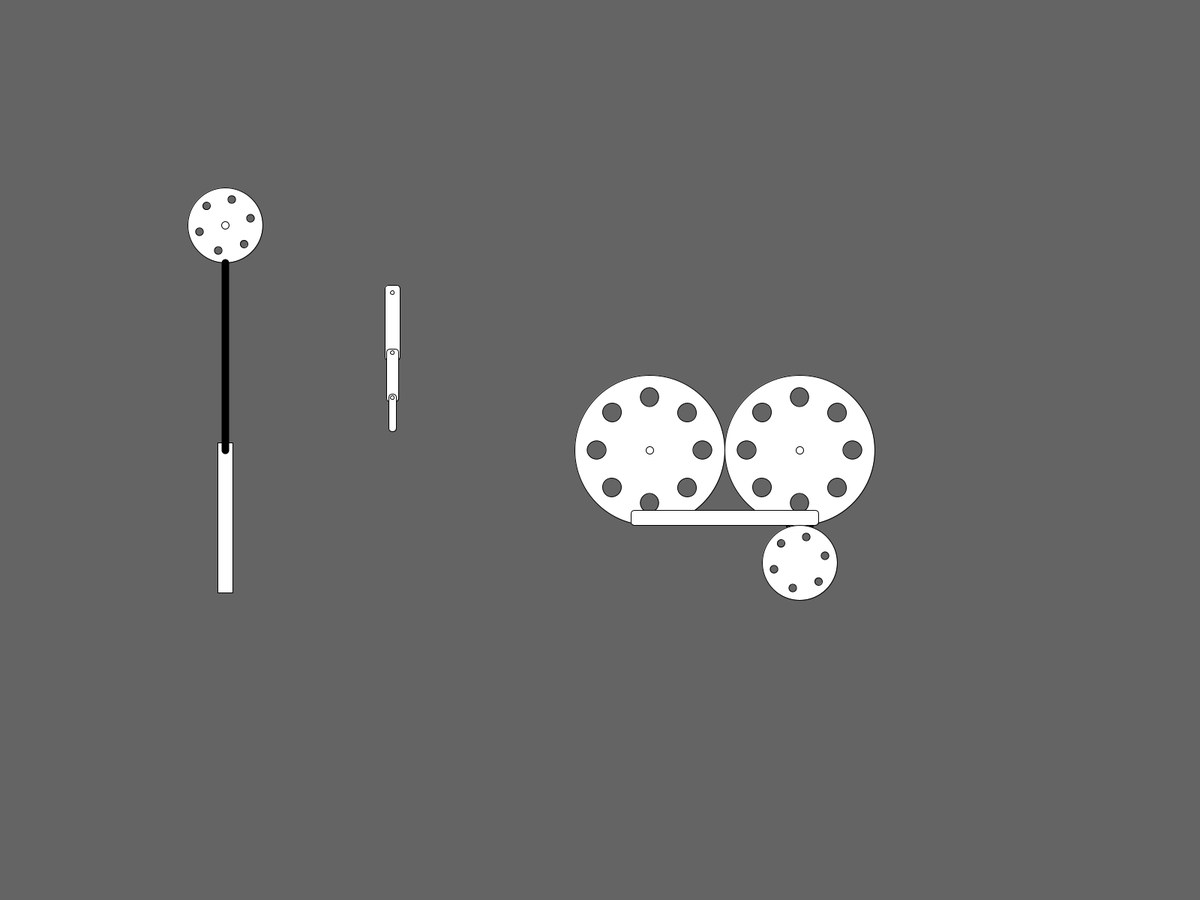
Frame 1 (no input)
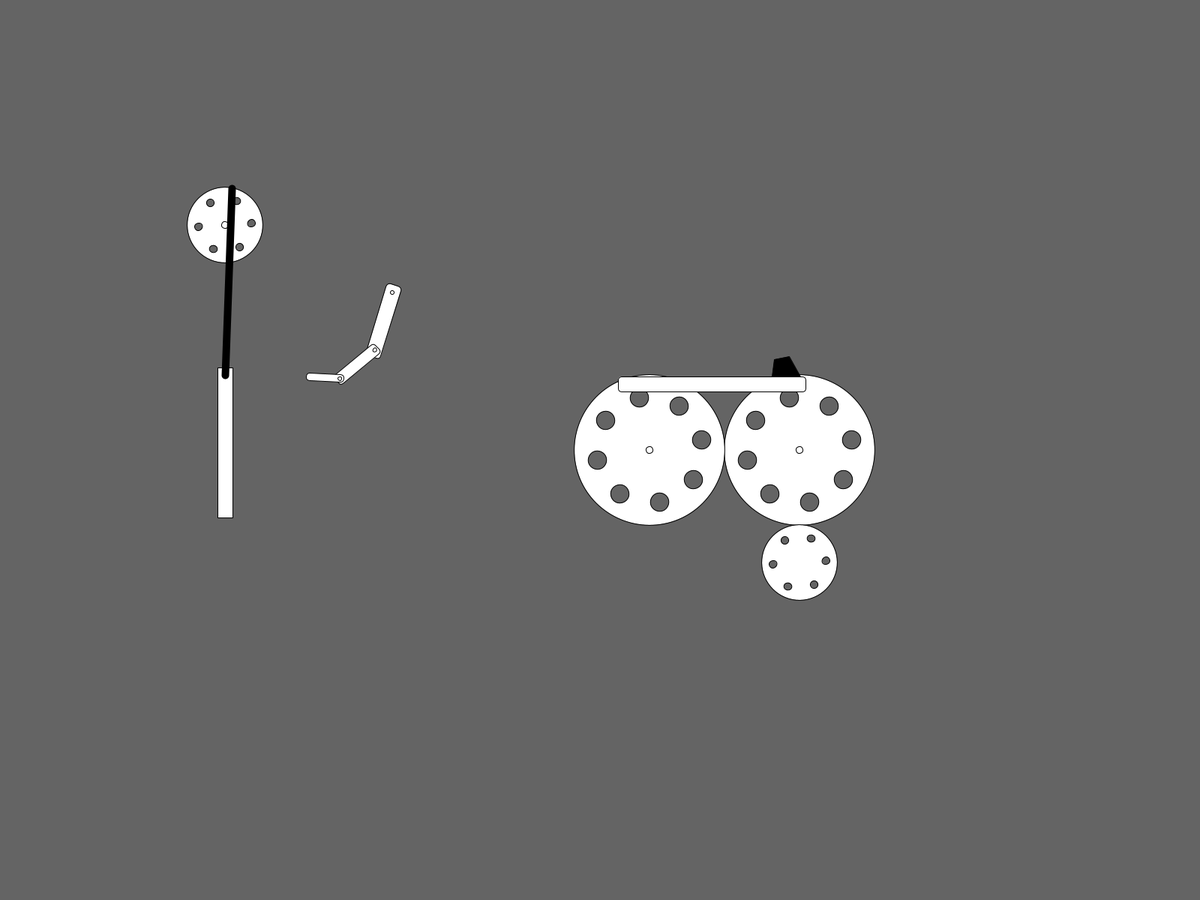
Frame 60 (the mouse pressed at the canvas centre just before this capture)
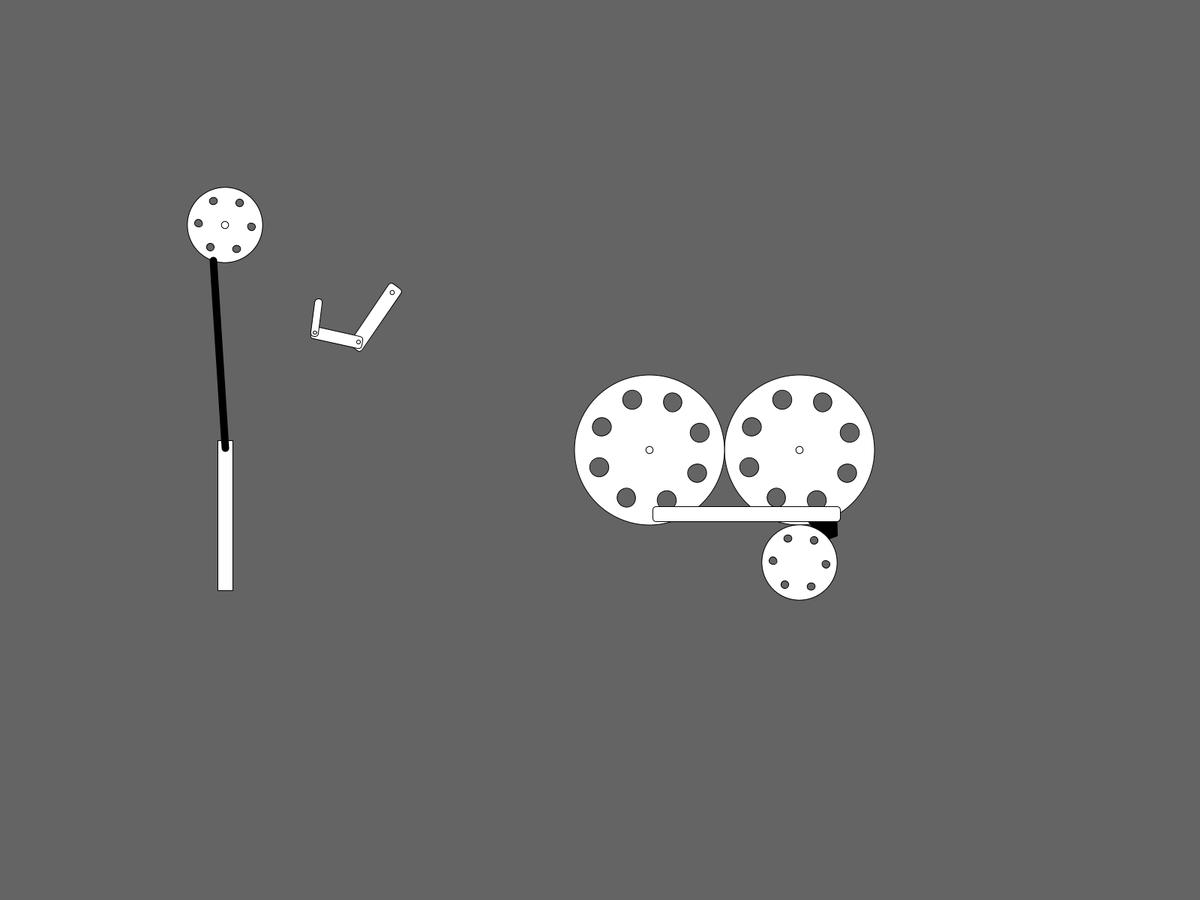
Frame 120 (the mouse held since frame 60 and released just before this capture)

The Processing sketch that drew these frames (run headless with seeded random() and noise(); from frame 60 on, the mouse is pressed at the canvas centre):

// Processing sketch: mechanicalDeviceIllustrations
// ── mechanicalDeviceIllustrations.pde
void setup() {
  //size(800,800);
  fullScreen();
  background(100);
}

int anchorX = -10;
int anchorY = -10;

float angle=0.0;
float speed = 0.005;
int angleDirection =1;

float gAngle=0.0;
float gSpeed = 0.05;
int gAngleDirection = 1;

float aAngle=0.0;
float aSpeed = 0.05;
float aAngleDirection = 1;

void draw() {
  background(100);
  fill(255);
//machine arm
  push();
  
    //move to start position
    translate((width/3)+anchorX, (height/3)+anchorY);
    //rotate(mouseX/100.0);
    rotate(angle);
    //top section
    rect(anchorX, anchorY, 20, 100,5);
    ellipse(0, 0, 5, 5);

    //move middle joint
    translate(0, 80);
    //rotate(mouseX/100.0);
    rotate(angle*2);
  
    //middle section
    rect(-8, -5, 16, 70, 5);
    ellipse(0, 0, 5, 5);

    //move bottom joint
    translate(0, 60);
    //rotate(mouseX/100.0);
    rotate(angle*2.5);
  
    //bottom section
    rect(-5, -5, 10, 50, 5);
    ellipse(0, 0, 5, 5);

  //reset rotations and translations
  pop();
  
  angle+=speed * angleDirection;
  if((angle>QUARTER_PI)|| (angle<(QUARTER_PI*-1))){
    angleDirection *= -1;
  }



//gear
  //move to start position
  push();
    translate(2*(width/3), (height/2));

    push();
      rotate(gAngle);
      ellipse(0,0, 200,200);//main gear

      //main gear details
      gearDetail(8,50,50,25);

      fill(255);
      //pivot point
      ellipse(0,0, 10,10);

      //gear teeth
      push();
        translate(0,115);
        fill(0);
        quad(-20,-20, 20, -20, 10, 10, -10, 10);
        //rect(-10,-10,20,20);
      pop();
  pop();
  
  //big gear #2
    push();
      translate(-200,0);
      rotate(gAngle);
      ellipse(0,0, 200,200);//main gear

      //main gear details
      gearDetail(8,50,50,25);

      fill(255);
      //rect(-10, -10, 200, 20,5);//gear arm
      //pivot point
      ellipse(0,0, 10,10);
    pop();
  
  //gear arm
  push();
    //translate((mouseX/100.0),(mouseX/100.0));
    int tX = int(map(sin(gAngle),-1.0, 1.0,90,-90));
    int tY = int(map(cos(gAngle),-1.0, 1.0,-90,90));

    translate(tX,tY);

    rect(-225, -10, 250, 20,5);//gear arm
  pop();
  
    //2nd gear
    push();
      translate(0,150);
      rotate(gAngle*-1.0);
      ellipse(0,0,100,100);
      gearDetail(6,25,25,10);
    pop();
  pop();
  
  gAngle+=gSpeed * gAngleDirection;
  if((gAngle>TWO_PI) || (gAngle<(TWO_PI*-1))){
    gAngleDirection *= -1;
  }
  
  
  


//standalone gear arm2
  push();
    translate(300,300);
  
    push();
      //translate(0,150);
      rotate(aAngle*-1);
      ellipse(0,0,100,100);
      ellipse(0,0,10,10);
      gearDetail(6,25,25,10);
    pop();
  
    int aX = int(map(sin(aAngle),-1.0, 1.0,-50,50));
    int aY = int(map(cos(aAngle),-1.0, 1.0,-50,50));

    //translate(aX,aY);
  rect(-10,map(cos(aAngle),-1.0,1.0,200,300)-10,20,200);
    strokeWeight(10);

  line(aX,aY,0,map(cos(aAngle),-1.0,1.0,200,300));
  
    //rect(-125, 0, 250, 20,5);//gear arm
  pop();
  
  aAngle+=aSpeed * aAngleDirection;
  
}

void gearDetail(int amtDeets, int posDeetsX, int posDeetsY, int sizeDeets){
  fill(100);
  for(int d = 0; d < amtDeets; d++){
    //fill((255/amtDeets)*d);
    push();
    rotate(TWO_PI * d / amtDeets);
    ellipse(posDeetsX,posDeetsY,sizeDeets,sizeDeets);
    pop();
  }
}
